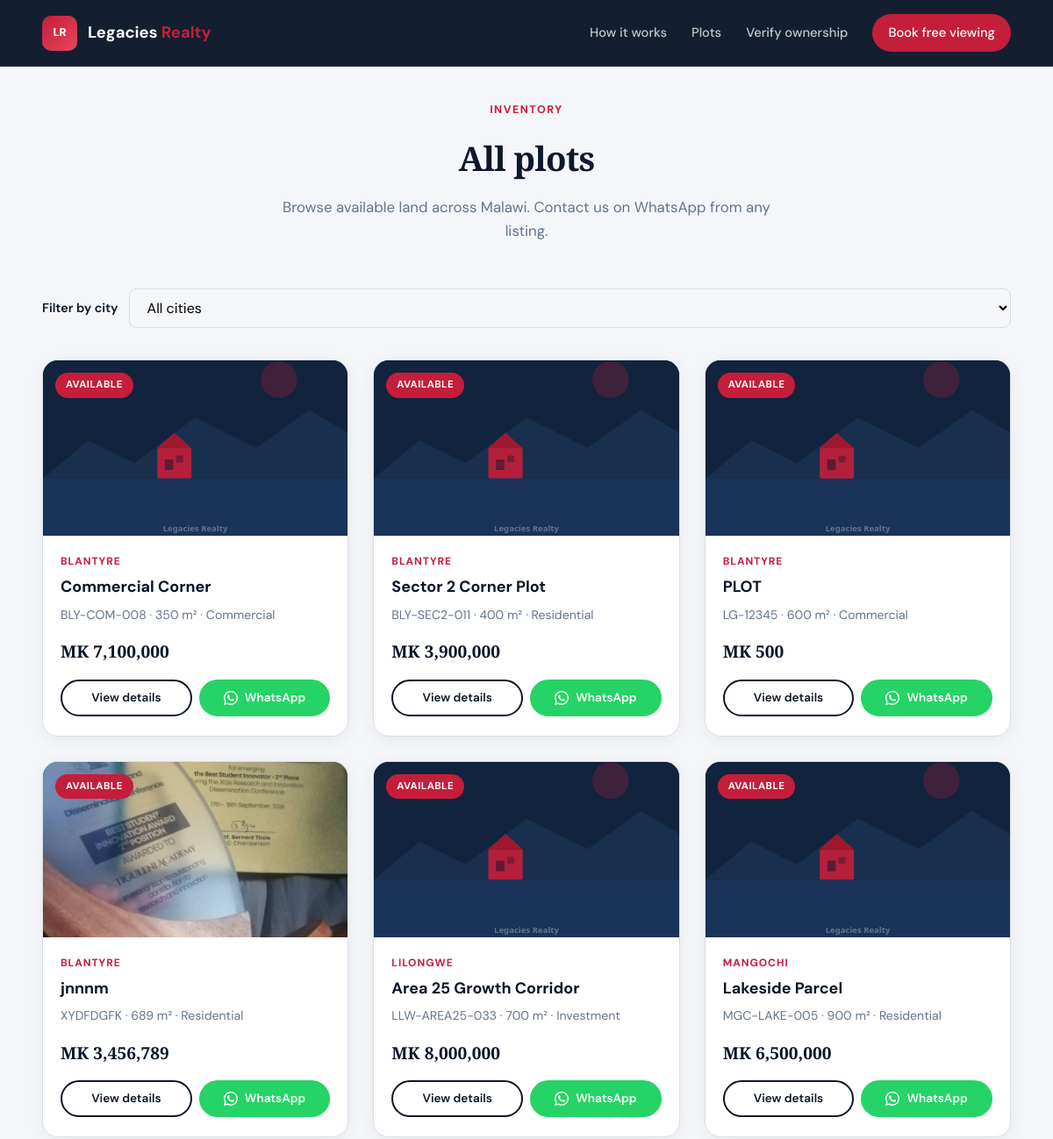
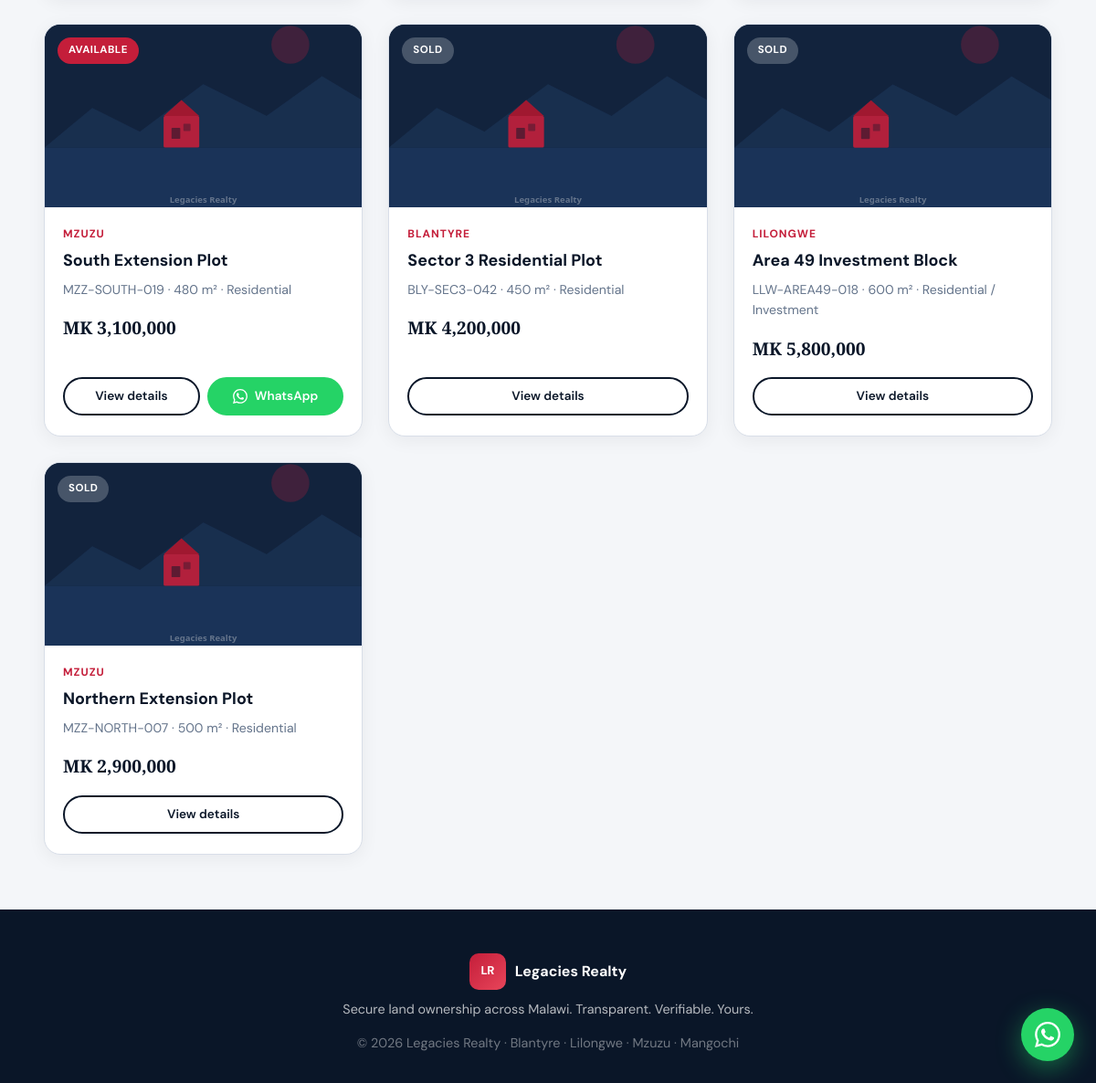
/plots, run on the app's committed database (2 pictures, top to bottom).
### app/models.py (models this page shows, shortened)
class Plot(db.Model):
    __tablename__ = "plots"
    id = db.Column(db.Integer, primary_key=True)
    plot_code = db.Column(db.String(50), unique=True, nullable=False)
    city = db.Column(db.String(50), nullable=False)
    title = db.Column(db.String(120), nullable=False)
    size_sqm = db.Column(db.Integer, nullable=False)
    plot_type = db.Column(db.String(50), default="Residential")
    price_mwk = db.Column(db.Integer)
    status = db.Column(db.String(30), default="Available")
    description = db.Column(db.Text)
    coordinates = db.Column(db.String(80))
    image1 = db.Column(db.String(200))
    image2 = db.Column(db.String(200))
    image3 = db.Column(db.String(200))
    created_at = db.Column(db.DateTime, default=lambda: datetime.now(timezone.utc))
    agreement = db.relationship("Agreement", back_populates="plot", uselist=False)
    def images(self):
        out = []
        for field in (self.image1, self.image2, self.image3):
            if field:
                out.append(field)
        return out
    def cover_image(self):
        imgs = self.images()
        return imgs[0] if imgs else None

### app/routes_public.py (the view)
@public_bp.route("/plots")
def plots_list():
    city = request.args.get("city", "").strip()
    q = Plot.query.filter(Plot.status.in_(["Available", "Reserved", "Sold"]))
    if city:
        q = q.filter_by(city=city)
    plots = q.order_by(Plot.status, Plot.city, Plot.plot_code).all()
    cities = [r[0] for r in db.session.query(Plot.city).distinct().order_by(Plot.city)]
    return render_template(
        "plots.html",
        plots=plots,
        cities=cities,
        selected_city=city,
        format_price=format_price,
        whatsapp_link=whatsapp_link,
    )

### app/services.py (called while the page is built)
def format_price(mwk):
    if mwk is None:
        return "On request"
    return f"MK {mwk:,}"

def whatsapp_link(plot_code: str = "", title: str = "", city: str = "") -> str:
    number = re.sub(r"\D", "", str(current_app.config.get("WHATSAPP_NUMBER", "265999000000")))
    if plot_code:
        text = (
            f"Hello Legacies Realty, I'm interested in plot {plot_code}"
            f" ({title}, {city}). Please share more details."
        )
    else:
        text = "Hello Legacies Realty, I'd like to enquire about available plots."
    from urllib.parse import quote
    return f"https://wa.me/{number}?text={quote(text)}"

### app/templates/plots.html (shortened to what this page needs)
{% extends "base.html" %}
{% block content %}
<section class="page">
  <div class="container">
    <div class="section-header">
      <p class="eyebrow">Inventory</p>
      <h2>All plots</h2>
      <p class="section-lead">Browse available land across Malawi. Contact us on WhatsApp from any listing.</p>
    </div>
    <form method="get" style="margin-bottom:36px;display:flex;gap:12px;flex-wrap:wrap;align-items:center;justify-content:center">
      <label for="city" style="font-weight:600;font-size:.9rem;color:var(--navy)">Filter by city</label>
      <select name="city" id="city" class="form-control" style="width:auto;border-radius:8px;padding:10px 16px;border:1px solid var(--border)" onchange="this.form.submit()">
        <option value="">All cities</option>
      </select>
    </form>
    <div class="plots-grid">
      {% for p in plots %}
      <article class="plot-card">
        <div class="plot-image-wrap">
          {% if p.cover_image() %}
          <img src="{{ url_for('static', filename=p.cover_image()) }}" alt="{{ p.title }}" loading="lazy" />
          {% else %}
          <img src="{{ url_for('static', filename='img/plot-placeholder.svg') }}" alt="{{ p.title }}" class="plot-placeholder-img" />
          {% endif %}
          <span class="plot-badge {% if p.status != 'Available' %}{{ p.status|lower }}{% endif %}">{{ p.status }}</span>
        </div>
        <div class="plot-body">
          <div class="plot-city">{{ p.city }}</div>
          <h3>{{ p.title }}</h3>
          <p class="plot-meta">{{ p.plot_code }} · {{ p.size_sqm }} m² · {{ p.plot_type }}</p>
          <p class="plot-price">{{ format_price(p.price_mwk) }}</p>
          <div class="plot-actions">
            <a href="{{ url_for('public.plot_detail', plot_id=p.id) }}" class="btn btn-sm btn-outline-dark">View details</a>
            {% if p.status == 'Available' or p.status == 'Reserved' %}
            <a href="{{ whatsapp_link(p.plot_code, p.title, p.city) }}" class="btn btn-sm btn-whatsapp" target="_blank" rel="noopener"> WhatsApp</a>
            {% endif %}
          </div>
        </div>
      </article>
      {% else %}
      <p style="grid-column:1/-1;text-align:center;color:var(--ink-muted)">No plots match your filter.</p>
      {% endfor %}
    </div>
  </div>
</section>
{% endblock %}

### app/static/css/styles.css (style rules this page uses)
:root { --navy: #0a1628; --navy-mid: #12233d; --navy-soft: #1a3358; --red: #c41e3a; --red-hover: #a01830; --red-soft: #fde8ec; --bg: #f4f6f9; --bg-alt: #e8ecf2; --surface: #ffffff; --ink: #0f172a; --ink-muted: #64748b; --border: #d8dee8; --success: #0d7a4f; --whatsapp: #25d366; --whatsapp-hover: #1da851; --radius: 12px; --radius-lg: 18px; --shadow: 0 4px 20px rgba(10, 22, 40, 0.06); --shadow-lg: 0 16px 48px rgba(10, 22, 40, 0.12); --font: "DM Sans", system-ui, sans-serif; --serif: "Playfair Display", Georgia, serif; --header-h: 76px; }
*, *::before, *::after { box-sizing: border-box; margin: 0; padding: 0; }
html { scroll-behavior: smooth; }
body { font-family: var(--font); background: var(--bg); color: var(--ink); line-height: 1.6; -webkit-font-smoothing: antialiased; }
img { max-width: 100%; display: block; }
a { color: inherit; text-decoration: none; }
button, input, select, textarea { font: inherit; }
.container { width: min(1140px, 92%); margin-inline: auto; }
.btn { display: inline-flex; align-items: center; justify-content: center; gap: 8px; padding: 12px 22px; border-radius: 999px; font-weight: 600; font-size: .95rem; border: 2px solid transparent; cursor: pointer; transition: background .15s, color .15s, border-color .15s, transform .1s, box-shadow .15s; }
.btn-outline-dark { background: transparent; border-color: var(--navy); color: var(--navy); }
.btn-whatsapp { background: var(--whatsapp); color: #fff; border-color: var(--whatsapp); }
.btn-sm { padding: 8px 16px; font-size: .85rem; }
.eyebrow { font-size: .78rem; font-weight: 700; letter-spacing: .12em; text-transform: uppercase; color: var(--red); margin-bottom: 14px; }
.section-header { text-align: center; max-width: 560px; margin: 0 auto 52px; }
.section-header h2, .section h2 { font-family: var(--serif); font-size: clamp(1.75rem, 3.2vw, 2.4rem); font-weight: 700; letter-spacing: -.02em; margin-bottom: 12px; }
.section-lead { color: var(--ink-muted); font-size: 1.05rem; }
.plots-grid { display: grid; grid-template-columns: repeat(3, 1fr); gap: 28px; }
.plot-card { background: var(--surface); border-radius: var(--radius-lg); overflow: hidden; border: 1px solid var(--border); box-shadow: var(--shadow); transition: box-shadow .25s, transform .25s; display: flex; flex-direction: column; }
.plot-image-wrap { position: relative; height: 200px; overflow: hidden; background: var(--navy-mid); }
.plot-image-wrap img { width: 100%; height: 100%; object-fit: cover; transition: transform .4s ease; }
.plot-badge { position: absolute; top: 14px; left: 14px; background: var(--red); color: #fff; font-size: .72rem; font-weight: 700; letter-spacing: .04em; padding: 5px 12px; border-radius: 999px; text-transform: uppercase; }
.plot-badge.sold { background: #475569; }
.plot-body { padding: 20px 20px 22px; display: flex; flex-direction: column; flex: 1; }
.plot-city { font-size: .75rem; font-weight: 700; letter-spacing: .08em; text-transform: uppercase; color: var(--red); margin-bottom: 6px; }
.plot-body h3 { font-size: 1.12rem; color: var(--navy); margin-bottom: 8px; line-height: 1.3; }
.plot-meta { font-size: .88rem; color: var(--ink-muted); margin-bottom: 6px; }
.plot-price { font-weight: 800; color: var(--navy); font-size: 1.2rem; margin: 10px 0 16px; font-family: var(--serif); }
.plot-actions { display: flex; gap: 8px; margin-top: auto; flex-wrap: wrap; }
.plot-actions .btn { flex: 1; min-width: 110px; justify-content: center; }
.input-row input, .form-control { flex: 1; padding: 12px 16px; border: 1px solid var(--border); border-radius: 999px; background: var(--bg); outline: none; width: 100%; }
.page { padding: calc(var(--header-h) + 40px) 0 60px; }
.plot-placeholder-img { width: 100%; height: 100%; object-fit: cover; }
.plot-image-wrap img { width: 100%; height: 100%; object-fit: cover; }
.plot-city { display: inline-flex; align-items: center; gap: 6px; font-size: .75rem; font-weight: 700; letter-spacing: .08em; text-transform: uppercase; color: var(--red); margin-bottom: 8px; }
.btn svg { flex-shrink: 0; }

### data on the page
Plot: status "AVAILABLE", city "BLANTYRE", title "Commercial Corner", plot_code "BLY-COM-008", size_sqm "350", plot_type "Commercial", price_mwk "MK 7,100,000"
Plot: status "AVAILABLE", city "BLANTYRE", title "Sector 2 Corner Plot", plot_code "BLY-SEC2-011", size_sqm "400", plot_type "Residential", price_mwk "MK 3,900,000"
Plot: status "AVAILABLE", city "BLANTYRE", title "PLOT", plot_code "LG-12345", size_sqm "600", plot_type "Commercial", price_mwk "MK 500"
Plot: image1+image2+image3 (picture), status "AVAILABLE", city "BLANTYRE", title "jnnnm", plot_code "XYDFDGFK", size_sqm "689", plot_type "Residential", price_mwk "MK 3,456,789"
Plot: status "AVAILABLE", city "LILONGWE", title "Area 25 Growth Corridor", plot_code "LLW-AREA25-033", size_sqm "700", plot_type "Investment", price_mwk "MK 8,000,000"
Plot: status "AVAILABLE", city "MANGOCHI", title "Lakeside Parcel", plot_code "MGC-LAKE-005", size_sqm "900", plot_type "Residential", price_mwk "MK 6,500,000"
Plot: status "AVAILABLE", city "MZUZU", title "South Extension Plot", plot_code "MZZ-SOUTH-019", size_sqm "480", plot_type "Residential", price_mwk "MK 3,100,000"
Plot: status "SOLD", city "BLANTYRE", title "Sector 3 Residential Plot", plot_code "BLY-SEC3-042", size_sqm "450", plot_type "Residential", price_mwk "MK 4,200,000"
Plot: status "SOLD", city "LILONGWE", title "Area 49 Investment Block", plot_code "LLW-AREA49-018", size_sqm "600", plot_type "Residential / Investment", price_mwk "MK 5,800,000"
Plot: status "SOLD", city "MZUZU", title "Northern Extension Plot", plot_code "MZZ-NORTH-007", size_sqm "500", plot_type "Residential", price_mwk "MK 2,900,000"
